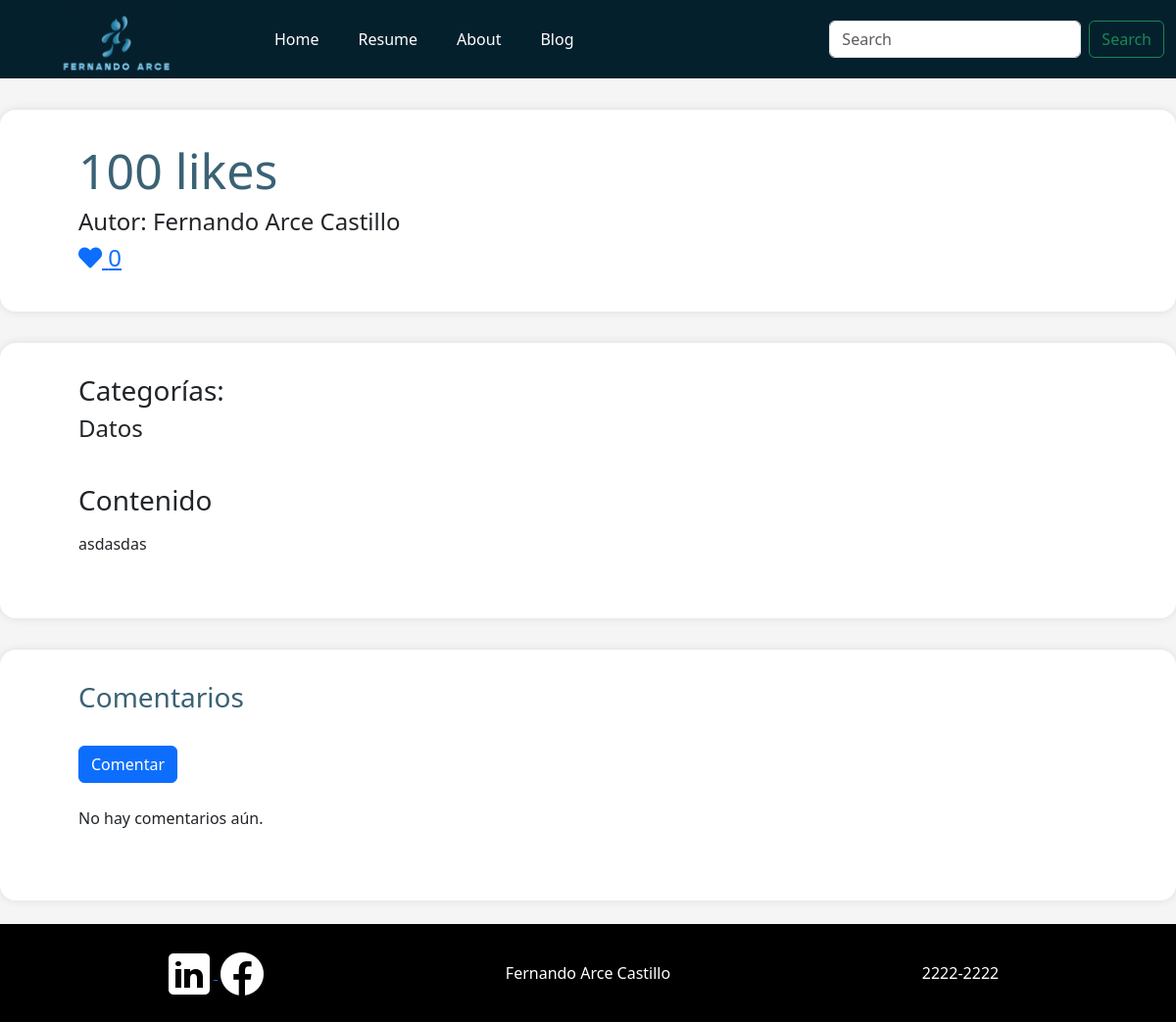
Page /articulo/11/ on the earlier database version.
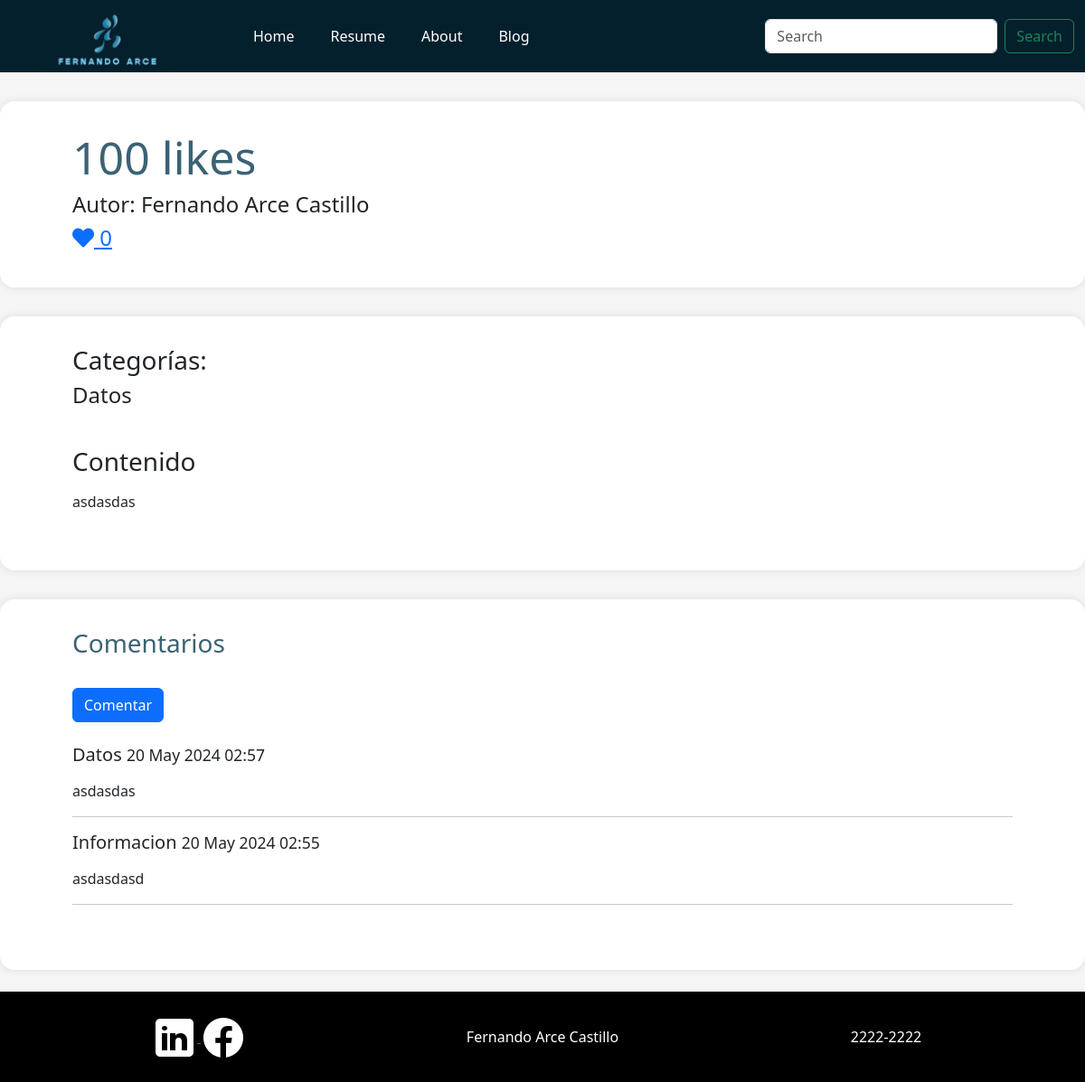
Same page on the later database version.
### sitio_personal/models.py (models this page shows, shortened)
class Etiqueta(models.Model):
    nombre = models.CharField(max_length=100)

class Comentario(models.Model):
    articulo = models.ForeignKey(Articulo, related_name='comentarios', on_delete=models.CASCADE)
    nombre = models.CharField(max_length=100)
    cuerpo = models.TextField()
    fecha = models.DateTimeField(auto_now_add=True)
    parent = models.ForeignKey('self', null=True, blank=True, related_name='respuestas', on_delete=models.CASCADE)
    es_respuesta = models.BooleanField(default=False)
    class Meta:
        ordering = ['-fecha']

### sitio_personal/views.py (the view)
# urls.py: path('articulo/<int:articulo_id>/', views.detalle_articulo, name='detalle_articulo'),
def detalle_articulo(request, articulo_id):
    articulo = get_object_or_404(Articulo, id=articulo_id)
    comentarios = articulo.comentarios.order_by('-fecha').filter(es_respuesta = False)
    if request.method == 'POST':
        form = ComentarioForm(request.POST)
        if form.is_valid():
            comentario = form.save(commit=False)
            comentario.articulo = articulo
            comentario.save()
            return redirect('detalle_articulo', articulo_id=articulo.id)
    else:
        form = ComentarioForm()
    return render(request, 'sitio_personal/detalle_articulo.html', {'articulo': articulo, 'comentarios': comentarios, 'form': form})

### sitio_personal/forms.py
class ComentarioForm(forms.ModelForm):
    class Meta:
        model = Comentario
        fields = ['nombre', 'cuerpo']

### sitio_personal/models.py (called while the page is built)
    def total_likes(self):
        return self.likes.count()

### sitio_personal/templates/sitio_personal/detalle_articulo.html (shortened to what this page needs)
{% extends 'base.html' %}
{% block content %}
<div class="container-xxl articulo_encabezado">
    <h1 style="color: #3B6275; font-size: 50px;">{{ articulo.titulo }}</h1>
    <h4>Autor: Fernando Arce Castillo</h4>
    <h4>
        <a href="#" class="like-button" data-id="{{ articulo.id }}">
            <i class="fas fa-heart"></i> {{ articulo.total_likes }}
        </a>
    </h4>
</div>
<div class="container-xxl articulo_completo">
    <h3>Categorías:</h3>
    <h4>
        {% for etiqueta in articulo.etiquetas.all %}
            {{ etiqueta.nombre }}
        {% endfor %}
        <br />
    </h4>
    <h3><br />Contenido </h3>
    <p>{{ articulo.contenido|linebreaks }}</p>
</div>
<div class="container-xxl articulo_completo">
    <h3 style="color: #3B6275;">Comentarios</h3>
    <button type="button" class="btn btn-primary mt-4 mb-4" data-bs-toggle="modal" data-bs-target="#comentarioModal">
        Comentar
    </button>
    <div class="lista_comentarios mb-4">
        {% for comentario in comentarios %}
            <div class="comentario">
                <h5>{{ comentario.nombre }} <small>{{ comentario.fecha|date:"d M Y H:i" }}</small></h4>
                <p>{{ comentario.cuerpo|linebreaks }}</p>
            </div>
            <hr>
        {% empty %}
            <p>No hay comentarios aún.</p>
        {% endfor %}
    </div>
</div>
<footer class="footer-black mt-4">
    <div class="container text-center">
        <div class="row align-items-start">
            <div class="col">
                <div class="container">
                    <a href="https://www.linkedin.com/" target="_blank">
                        <img src="../../static/img/logo_linkedin.png" alt="perfil linkedin" />
                    </a>
                    <span>
                        <a href="https://www.facebook.com/" target="_blank">
                            <img src="../../static/img/logo_facebook.png" alt="perfil facebook" />
                        </a>
                    </span>
                </div>
            </div>
            <div class="col">
                Fernando Arce Castillo
            </div>
            <div class="col">
                2222-2222
            </div>
        </div>
    </div>
</footer>
{% endblock %}

Differences in the rows shown:
added Comentario: nombre "Datos", fecha "20 May 2024 02:57", cuerpo "asdasdas"
added Comentario: nombre "Informacion", fecha "20 May 2024 02:55", cuerpo "asdasdasd"
Other differences:
text no longer shown: "No hay comentarios aún."
